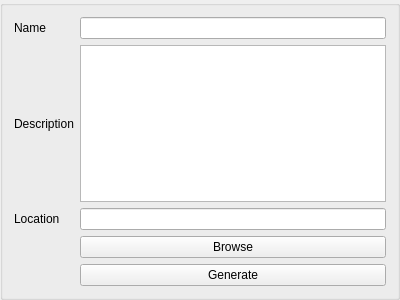
<?xml version="1.0" encoding="UTF-8"?>
<ui version="4.0">
 <class>Figure10OutputFieldView</class>
 <widget class="QGroupBox" name="Figure10OutputFieldView">
  <property name="geometry">
   <rect>
    <x>0</x>
    <y>0</y>
    <width>400</width>
    <height>300</height>
   </rect>
  </property>
  <property name="windowTitle">
   <string>Output Field View</string>
  </property>
  <property name="title">
   <string/>
  </property>
  <property name="flat">
   <bool>false</bool>
  </property>
  <layout class="QGridLayout" name="gridLayout">
   <item row="0" column="1">
    <widget class="QLineEdit" name="name_lineedit"/>
   </item>
   <item row="4" column="1">
    <widget class="QPushButton" name="generate_button">
     <property name="text">
      <string>Generate</string>
     </property>
    </widget>
   </item>
   <item row="1" column="0">
    <widget class="QLabel" name="description_label">
     <property name="text">
      <string>Description</string>
     </property>
     <property name="buddy">
      <cstring>description_textedit</cstring>
     </property>
    </widget>
   </item>
   <item row="2" column="1">
    <widget class="QLineEdit" name="location_lineedit"/>
   </item>
   <item row="0" column="0">
    <widget class="QLabel" name="name_label">
     <property name="text">
      <string>Name</string>
     </property>
     <property name="buddy">
      <cstring>name_lineedit</cstring>
     </property>
    </widget>
   </item>
   <item row="2" column="0">
    <widget class="QLabel" name="location_label">
     <property name="text">
      <string>Location</string>
     </property>
     <property name="buddy">
      <cstring>location_lineedit</cstring>
     </property>
    </widget>
   </item>
   <item row="1" column="1">
    <widget class="QTextEdit" name="description_textedit">
     <property name="toolTip">
      <string>&lt;html&gt;&lt;head/&gt;&lt;body&gt;&lt;p&gt;Name&lt;/p&gt;&lt;/body&gt;&lt;/html&gt;</string>
     </property>
    </widget>
   </item>
   <item row="3" column="1">
    <widget class="QPushButton" name="browse_button">
     <property name="text">
      <string>Browse</string>
     </property>
    </widget>
   </item>
  </layout>
 </widget>
 <tabstops>
  <tabstop>name_lineedit</tabstop>
  <tabstop>description_textedit</tabstop>
  <tabstop>location_lineedit</tabstop>
  <tabstop>browse_button</tabstop>
  <tabstop>generate_button</tabstop>
 </tabstops>
 <resources/>
 <connections/>
</ui>
